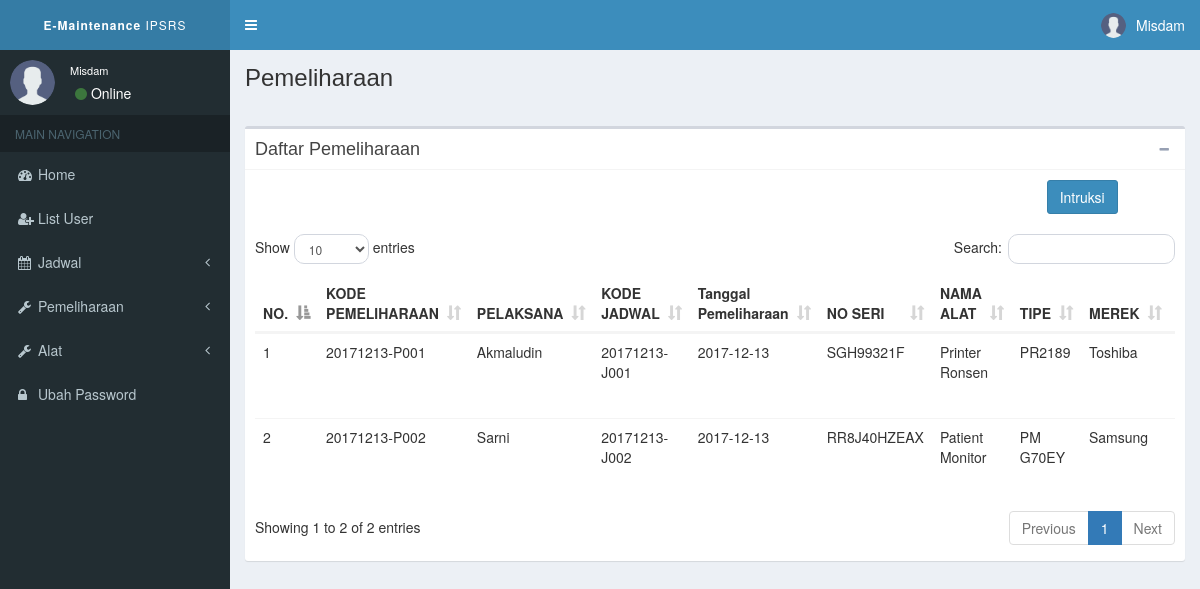
Screenshot of /admin/page/pemeliharaan/pemeliharaan.php (signed in) with the database file from the repository.
### tables this page shows
CREATE TABLE `pemeliharaan` (
  `kd_pemeliharaan` varchar(20) NOT NULL,
  `pelaksana` varchar(18) DEFAULT NULL,
  `kd_jadwal` varchar(20) NOT NULL,
  `no_seri` varchar(20) NOT NULL,
  `kd_lokalat` varchar(20) NOT NULL,
  `status` varchar(50) DEFAULT NULL,
  `nip` char(18) NOT NULL
);

CREATE TABLE `user` (
  `nip` char(18) NOT NULL,
  `nama` varchar(100) DEFAULT NULL,
  `level` varchar(20) DEFAULT NULL,
  `bagian` varchar(25) DEFAULT NULL,
  `alamat` text,
  `agama` varchar(10) DEFAULT NULL,
  `tgl_lahir` date DEFAULT NULL,
  `tmp_lahir` varchar(50) DEFAULT NULL,
  `no_tlp` char(13) DEFAULT NULL,
  `j_kel` enum('L','P') DEFAULT NULL,
  `password` varchar(50) NOT NULL,
  `foto` varchar(100) DEFAULT NULL
);

CREATE TABLE `jadwal` (
  `kd_jadwal` varchar(20) NOT NULL,
  `tgl_pemeliharaan` date DEFAULT NULL,
  `no_seri` varchar(20) NOT NULL,
  `status` varchar(50) DEFAULT NULL,
  `kd_lokalat` varchar(20) NOT NULL
);

CREATE TABLE `alat` (
  `no_seri` varchar(20) NOT NULL,
  `nm_alat` varchar(100) DEFAULT NULL,
  `tgl_beli` date DEFAULT NULL,
  `w_pemeliharaan` varchar(20) DEFAULT NULL,
  `tipe` varchar(15) DEFAULT NULL,
  `merek` varchar(50) DEFAULT NULL,
  `kd_lokalat` varchar(20) NOT NULL
);

### admin/page/pemeliharaan/pemeliharaan.php (the view, shortened to what this page needs)
<?php require_once '../template/header.php'; ?>
<?php require_once '../../function/koneksi.php'; ?>
<div class="wrapper">
  <body class="hold-transition skin-blue sidebar-mini">
    <?php require_once '../template/headermain.php' ?>
    <?php require_once '../template/asidebar.php' ?>
    <div class="content-wrapper">
      <section class="content-header">
        <h1>
          Pemeliharaan
        </h1>
        <br>
      </section>
       <section class="content">
      <div class="box">
        <div class="box-header with-border">
          <h3 class="box-title">Daftar Pemeliharaan</h3>
          <div class="box-tools pull-right">
            <button type="button" class="btn btn-box-tool" data-widget="collapse" data-toggle="tooltip"
                    title="Collapse">
              <i class="fa fa-minus"></i></button>
          </div>
        </div>
        <div class="box-body">
           <?php if ($_SESSION['level'] =='Administrasi' ): ?>
        <div class="row">
          <div class="col-sm-2 pull-right">
            <a href="intruksi.php" class="btn btn-primary">Intruksi</a>
          </div>
        </div>
        <?php endif ?>
        <br>
         <div class="box-body table-responsive no-padding">
        <table class="table table-hover" id="contoh" width="100%">
          <thead>
          <tr>
            <th>NO.</th>
                <th>KODE PEMELIHARAAN</th>
                <th>PELAKSANA</th>
                <th>KODE JADWAL</th>
                <th>Tanggal Pemeliharaan</th>
                <th>NO SERI</th>
                <th>NAMA ALAT</th>
                <th>TIPE</th>
                <th>MEREK</th>
                <th>KODE LOKASI</th>
          </tr>
          </thead>
          <tbody>
            <?php if ($_SESSION['level'] =='Administrasi' ): ?>
              <?php
            $sql = "SELECT pemeliharaan.kd_pemeliharaan, pemeliharaan.status, user.nip, user.nama,
            jadwal.kd_jadwal, jadwal.tgl_pemeliharaan, alat.no_seri, alat.nm_alat, alat.tipe, alat.merek,
            lokasi_alat.kd_lokalat, lokasi_alat.nm_lokasi, lokasi_alat.lantai
            FROM pemeliharaan
            INNER JOIN user ON pemeliharaan.nip = user.nip
            INNER JOIN jadwal ON pemeliharaan.kd_jadwal = jadwal.kd_jadwal
            INNER JOIN alat ON pemeliharaan.no_seri = alat.no_seri
            INNER JOIN lokasi_alat ON pemeliharaan.kd_lokalat = lokasi_alat.kd_lokalat
            ";
            ?>
            <?php endif ?>
            <?php $query = mysqli_query($koneksi,$sql) or die(mysqli_error($koneksi));
            $no =1;
            ?>
             <?php while ($data = mysqli_fetch_assoc($query)): ?>
              <tr class="pilihintruksi" datakd_pemeliharaan="<?php echo $data['kd_pemeliharaan']; ?>">
              <td><?php echo $no++?></td>
              <td><?php echo $data['kd_pemeliharaan']; ?></td>
              <td><?php echo $data['nama']; ?></td>
              <td><?php echo $data['kd_jadwal']; ?></td>
              <td><?php echo $data['tgl_pemeliharaan']; ?></td>
              <td><?php echo $data['no_seri']; ?></td>
              <td><?php echo $data['nm_alat']; ?></td>
              <td><?php echo $data['tipe']; ?></td>
              <td><?php echo $data['merek']; ?></td>
              <td><?php echo $data['kd_lokalat']; ?></td>
              </tr>
             <?php endwhile; ?>
          </tbody>
        </table>
      </div>
        </div>
      </div>
      </div>
</div>
<?php require_once '../template/footer.php'; ?>

### rows the page displays
pemeliharaan: kd_pemeliharaan "20171213-P001", nip.nama "Akmaludin", kd_jadwal.kd_jadwal "20171213-J001", kd_jadwal.tgl_pemeliharaan "2017-12-13", no_seri.no_seri "SGH99321F", no_seri.nm_alat "Printer Ronsen", no_seri.tipe "PR2189", no_seri.merek "Toshiba"
pemeliharaan: kd_pemeliharaan "20171213-P002", nip.nama "Sarni", kd_jadwal.kd_jadwal "20171213-J002", kd_jadwal.tgl_pemeliharaan "2017-12-13", no_seri.no_seri "RR8J40HZEAX", no_seri.nm_alat "Patient Monitor", no_seri.tipe "PM G70EY", no_seri.merek "Samsung"

### other values shown
$_SESSION['nama'] "Misdam"
